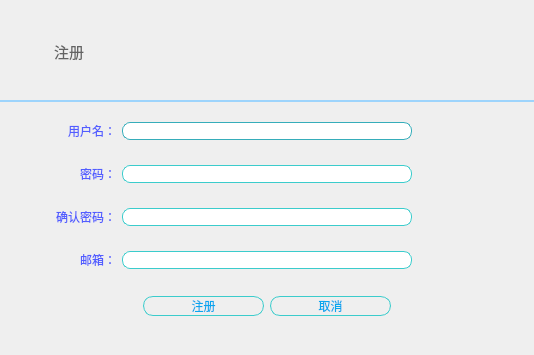
<?xml version="1.0" encoding="UTF-8"?>
<ui version="4.0">
 <class>RegisterDia</class>
 <widget class="QDialog" name="RegisterDia">
  <property name="geometry">
   <rect>
    <x>0</x>
    <y>0</y>
    <width>534</width>
    <height>355</height>
   </rect>
  </property>
  <property name="windowTitle">
   <string>Dialog</string>
  </property>
  <property name="styleSheet">
   <string notr="true">RegisterDia {
	background-color: qlineargradient(spread:pad, x1:0.487, y1:0.0113636, x2:0.483, y2:0.988636, stop:0 rgba(156, 206, 252, 255), stop:0.358209 rgba(159, 240, 253, 255), stop:0.681592 rgba(184, 246, 254, 255), stop:1 rgba(255, 255, 255, 255));
	border: 1px solid rgb(197, 197, 197);
}</string>
  </property>
  <layout class="QVBoxLayout" name="verticalLayout" stretch="1,0">
   <property name="spacing">
    <number>0</number>
   </property>
   <property name="leftMargin">
    <number>0</number>
   </property>
   <property name="topMargin">
    <number>0</number>
   </property>
   <property name="rightMargin">
    <number>0</number>
   </property>
   <property name="bottomMargin">
    <number>17</number>
   </property>
   <item>
    <widget class="QWidget" name="widget_7" native="true">
     <property name="styleSheet">
      <string notr="true">border-bottom: 2px solid rgb(157,212,252);</string>
     </property>
     <layout class="QHBoxLayout" name="horizontalLayout_7" stretch="2,7,1">
      <property name="spacing">
       <number>0</number>
      </property>
      <property name="leftMargin">
       <number>0</number>
      </property>
      <property name="topMargin">
       <number>0</number>
      </property>
      <property name="rightMargin">
       <number>0</number>
      </property>
      <property name="bottomMargin">
       <number>0</number>
      </property>
      <item>
       <widget class="QWidget" name="widget_8" native="true">
        <layout class="QHBoxLayout" name="horizontalLayout_6">
         <property name="spacing">
          <number>0</number>
         </property>
         <property name="leftMargin">
          <number>0</number>
         </property>
         <property name="topMargin">
          <number>0</number>
         </property>
         <property name="rightMargin">
          <number>0</number>
         </property>
         <property name="bottomMargin">
          <number>0</number>
         </property>
         <item>
          <widget class="QLabel" name="AppPic">
           <property name="styleSheet">
            <string notr="true">background-image: url(:/AppPic.png);
background-repeat: no-repeat;
background-position: center;
border-style: hidden;</string>
           </property>
           <property name="text">
            <string/>
           </property>
           <property name="alignment">
            <set>Qt::AlignLeading|Qt::AlignLeft|Qt::AlignVCenter</set>
           </property>
          </widget>
         </item>
         <item>
          <widget class="QLabel" name="WindowName">
           <property name="font">
            <font>
             <family>微软雅黑</family>
             <pointsize>11</pointsize>
            </font>
           </property>
           <property name="styleSheet">
            <string notr="true">color: rgb(99, 99, 99);</string>
           </property>
           <property name="text">
            <string>注册</string>
           </property>
          </widget>
         </item>
        </layout>
       </widget>
      </item>
      <item>
       <spacer name="horizontalSpacer_3">
        <property name="orientation">
         <enum>Qt::Horizontal</enum>
        </property>
        <property name="sizeHint" stdset="0">
         <size>
          <width>40</width>
          <height>20</height>
         </size>
        </property>
       </spacer>
      </item>
      <item>
       <widget class="QWidget" name="widget_9" native="true">
        <layout class="QHBoxLayout" name="horizontalLayout_8">
         <property name="spacing">
          <number>0</number>
         </property>
         <property name="leftMargin">
          <number>0</number>
         </property>
         <property name="topMargin">
          <number>0</number>
         </property>
         <property name="rightMargin">
          <number>0</number>
         </property>
         <property name="bottomMargin">
          <number>0</number>
         </property>
         <item>
          <widget class="QPushButton" name="exitWinodwBtn">
           <property name="minimumSize">
            <size>
             <width>0</width>
             <height>0</height>
            </size>
           </property>
           <property name="layoutDirection">
            <enum>Qt::RightToLeft</enum>
           </property>
           <property name="styleSheet">
            <string notr="true">QPushButton {
	qproperty-icon: url(:/Clear.png);
	border-style: hidden;
}</string>
           </property>
           <property name="text">
            <string/>
           </property>
          </widget>
         </item>
        </layout>
       </widget>
      </item>
     </layout>
    </widget>
   </item>
   <item>
    <widget class="QWidget" name="widget_4" native="true">
     <layout class="QVBoxLayout" name="verticalLayout_2">
      <property name="spacing">
       <number>7</number>
      </property>
      <property name="leftMargin">
       <number>11</number>
      </property>
      <property name="topMargin">
       <number>11</number>
      </property>
      <property name="rightMargin">
       <number>11</number>
      </property>
      <property name="bottomMargin">
       <number>11</number>
      </property>
      <item>
       <widget class="QWidget" name="widget" native="true">
        <property name="styleSheet">
         <string notr="true"/>
        </property>
        <layout class="QHBoxLayout" name="horizontalLayout" stretch="2,6,2">
         <item>
          <widget class="QLabel" name="userNameLab">
           <property name="font">
            <font>
             <family>微软雅黑</family>
             <pointsize>9</pointsize>
            </font>
           </property>
           <property name="styleSheet">
            <string notr="true">color: rgb(82, 93, 255);</string>
           </property>
           <property name="text">
            <string>用户名：</string>
           </property>
           <property name="alignment">
            <set>Qt::AlignRight|Qt::AlignTrailing|Qt::AlignVCenter</set>
           </property>
          </widget>
         </item>
         <item>
          <widget class="QLineEdit" name="userNameLine">
           <property name="styleSheet">
            <string notr="true">QLineEdit {
	border-radius: 8px;
	border: 1px solid rgb(54, 173, 186);
}
QLineEdit::focus {
	border: 1px solid rgb(73, 252, 252);
}</string>
           </property>
          </widget>
         </item>
         <item>
          <widget class="QLabel" name="userNameHint">
           <property name="font">
            <font>
             <family>微软雅黑</family>
            </font>
           </property>
           <property name="styleSheet">
            <string notr="true">color: red;</string>
           </property>
           <property name="text">
            <string/>
           </property>
          </widget>
         </item>
        </layout>
       </widget>
      </item>
      <item>
       <widget class="QWidget" name="widget_2" native="true">
        <layout class="QHBoxLayout" name="horizontalLayout_2" stretch="2,6,2">
         <item>
          <widget class="QLabel" name="passWordLab">
           <property name="font">
            <font>
             <family>微软雅黑</family>
             <pointsize>9</pointsize>
            </font>
           </property>
           <property name="styleSheet">
            <string notr="true">color: rgb(82, 93, 255);</string>
           </property>
           <property name="text">
            <string>密码：</string>
           </property>
           <property name="alignment">
            <set>Qt::AlignRight|Qt::AlignTrailing|Qt::AlignVCenter</set>
           </property>
           <property name="margin">
            <number>0</number>
           </property>
          </widget>
         </item>
         <item>
          <widget class="QLineEdit" name="pwdLine">
           <property name="styleSheet">
            <string notr="true">QLineEdit {
	border-radius: 8px;
	border: 1px solid rgb(59, 204, 204);
}
QLineEdit::focus {
	border: 1px solid rgb(73, 252, 252);
}</string>
           </property>
           <property name="echoMode">
            <enum>QLineEdit::Password</enum>
           </property>
          </widget>
         </item>
         <item>
          <widget class="QLabel" name="pwdHint">
           <property name="font">
            <font>
             <family>微软雅黑</family>
            </font>
           </property>
           <property name="styleSheet">
            <string notr="true">color: red;</string>
           </property>
           <property name="text">
            <string/>
           </property>
          </widget>
         </item>
        </layout>
       </widget>
      </item>
      <item>
       <widget class="QWidget" name="widget_6" native="true">
        <layout class="QHBoxLayout" name="horizontalLayout_5" stretch="2,6,2">
         <item>
          <widget class="QLabel" name="pwdLab2">
           <property name="font">
            <font>
             <family>微软雅黑</family>
            </font>
           </property>
           <property name="styleSheet">
            <string notr="true">color: rgb(82, 93, 255);</string>
           </property>
           <property name="text">
            <string>确认密码：</string>
           </property>
           <property name="alignment">
            <set>Qt::AlignRight|Qt::AlignTrailing|Qt::AlignVCenter</set>
           </property>
          </widget>
         </item>
         <item>
          <widget class="QLineEdit" name="pwdLine2">
           <property name="styleSheet">
            <string notr="true">QLineEdit {
	border-radius: 8px;
	border: 1px solid rgb(59, 204, 204);
}
QLineEdit::focus {
	border: 1px solid rgb(73, 252, 252);
}</string>
           </property>
           <property name="echoMode">
            <enum>QLineEdit::Password</enum>
           </property>
          </widget>
         </item>
         <item>
          <widget class="QLabel" name="pwdHint2">
           <property name="font">
            <font>
             <family>微软雅黑</family>
            </font>
           </property>
           <property name="styleSheet">
            <string notr="true">color: red;</string>
           </property>
           <property name="text">
            <string/>
           </property>
          </widget>
         </item>
        </layout>
       </widget>
      </item>
      <item>
       <widget class="QWidget" name="widget_3" native="true">
        <layout class="QHBoxLayout" name="horizontalLayout_3" stretch="2,6,2">
         <item>
          <widget class="QLabel" name="emailLab">
           <property name="font">
            <font>
             <family>微软雅黑</family>
             <pointsize>9</pointsize>
            </font>
           </property>
           <property name="styleSheet">
            <string notr="true">color: rgb(82, 93, 255);</string>
           </property>
           <property name="text">
            <string>邮箱：</string>
           </property>
           <property name="alignment">
            <set>Qt::AlignRight|Qt::AlignTrailing|Qt::AlignVCenter</set>
           </property>
          </widget>
         </item>
         <item>
          <widget class="QLineEdit" name="emailLine">
           <property name="styleSheet">
            <string notr="true">QLineEdit {
	border-radius: 8px;
	border: 1px solid rgb(59, 204, 204);
}
QLineEdit::focus {
	border: 1px solid rgb(73, 252, 252);
}</string>
           </property>
          </widget>
         </item>
         <item>
          <widget class="QLabel" name="emailHint">
           <property name="font">
            <font>
             <family>微软雅黑</family>
            </font>
           </property>
           <property name="styleSheet">
            <string notr="true">color: red;</string>
           </property>
           <property name="text">
            <string/>
           </property>
          </widget>
         </item>
        </layout>
       </widget>
      </item>
      <item>
       <widget class="QWidget" name="widget_5" native="true">
        <layout class="QHBoxLayout" name="horizontalLayout_4" stretch="1,1,1,1">
         <property name="leftMargin">
          <number>11</number>
         </property>
         <property name="topMargin">
          <number>11</number>
         </property>
         <property name="rightMargin">
          <number>11</number>
         </property>
         <property name="bottomMargin">
          <number>11</number>
         </property>
         <item>
          <spacer name="horizontalSpacer">
           <property name="orientation">
            <enum>Qt::Horizontal</enum>
           </property>
           <property name="sizeHint" stdset="0">
            <size>
             <width>181</width>
             <height>20</height>
            </size>
           </property>
          </spacer>
         </item>
         <item>
          <widget class="QPushButton" name="RegisterBtn">
           <property name="font">
            <font>
             <family>微软雅黑</family>
            </font>
           </property>
           <property name="styleSheet">
            <string notr="true">QPushButton {
	color: rgb(10, 166, 238);
	border: 1px solid rgb(59, 204, 204);
	border-radius: 10px;
}</string>
           </property>
           <property name="text">
            <string>注册</string>
           </property>
          </widget>
         </item>
         <item>
          <widget class="QPushButton" name="QuitBtn">
           <property name="font">
            <font>
             <family>微软雅黑</family>
             <pointsize>9</pointsize>
            </font>
           </property>
           <property name="styleSheet">
            <string notr="true">QPushButton {
	color: rgb(10, 166, 238);
	border: 1px solid rgb(59, 204, 204);
	border-radius: 10px;
}</string>
           </property>
           <property name="text">
            <string>取消</string>
           </property>
          </widget>
         </item>
         <item>
          <spacer name="horizontalSpacer_2">
           <property name="orientation">
            <enum>Qt::Horizontal</enum>
           </property>
           <property name="sizeHint" stdset="0">
            <size>
             <width>40</width>
             <height>20</height>
            </size>
           </property>
          </spacer>
         </item>
        </layout>
       </widget>
      </item>
     </layout>
    </widget>
   </item>
  </layout>
 </widget>
 <resources/>
 <connections/>
</ui>
